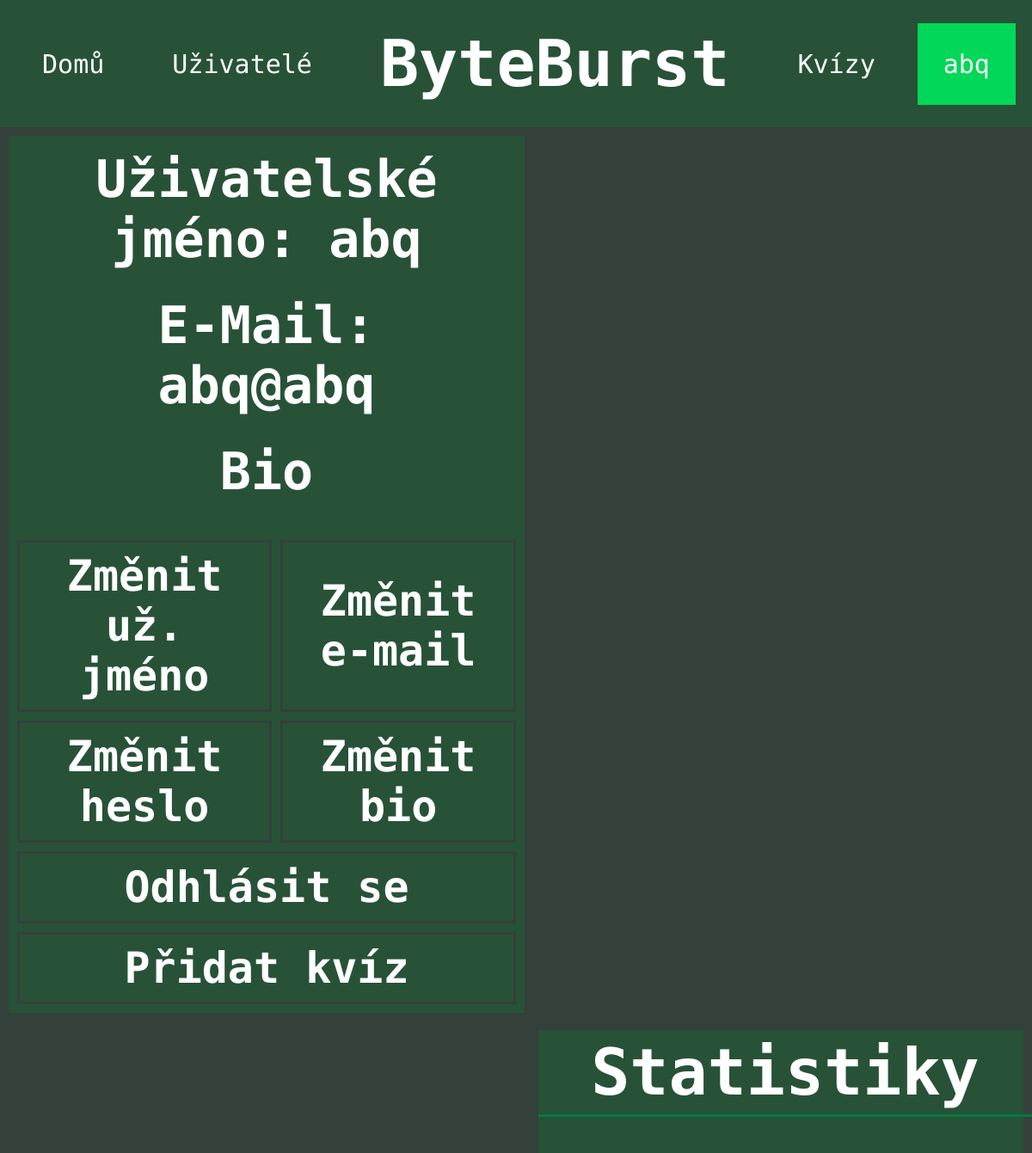
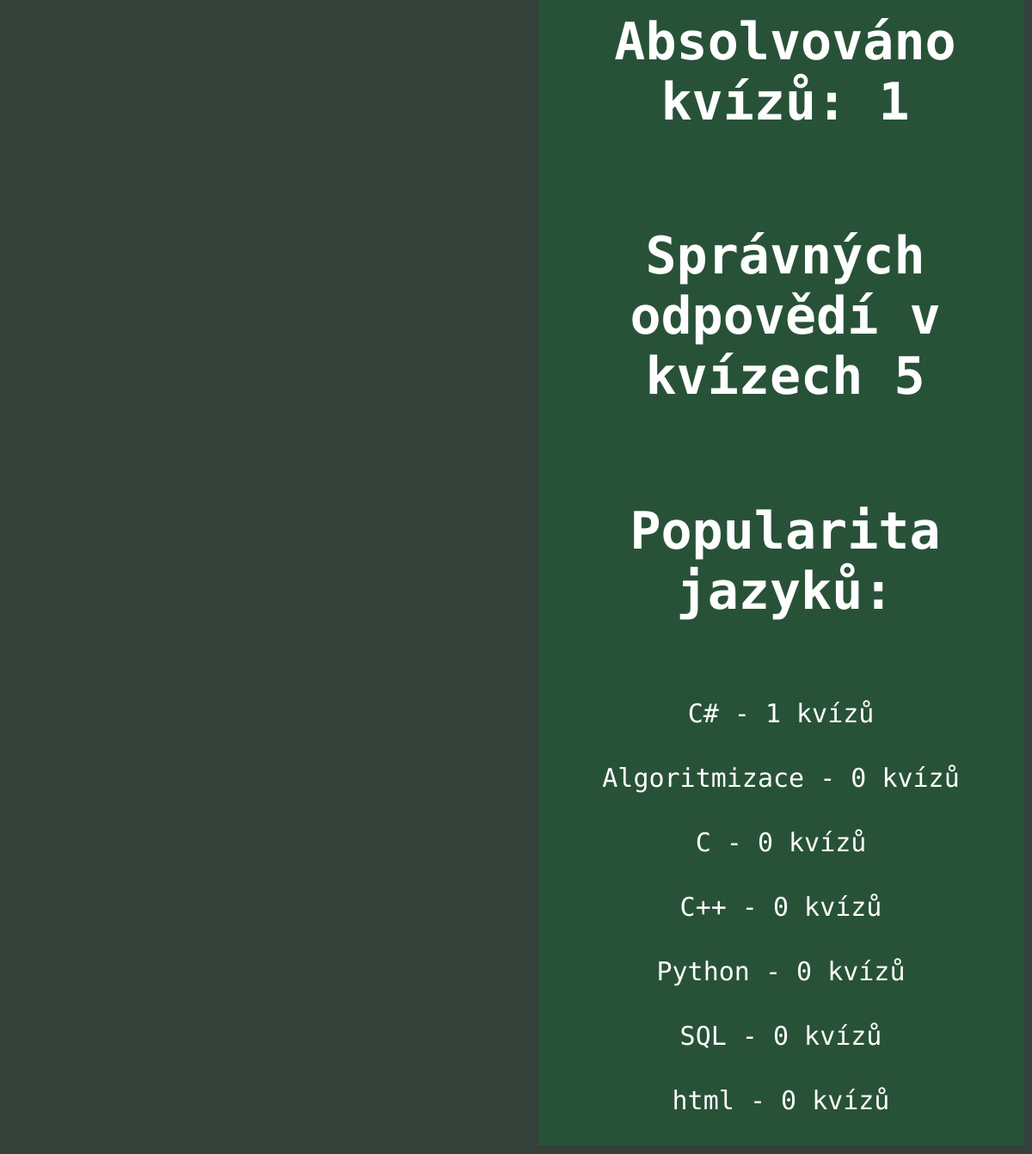
Screenshot of /profile (signed in) with the database file from the repository (2 pictures, top to bottom).
### tables this page shows
CREATE TABLE "user" (
	"id"	INTEGER,
	"username"	TEXT UNIQUE,
	"email"	TEXT UNIQUE,
	"password"	TEXT,
	"bio"	TEXT,
	"quiz_correct"	INTEGER DEFAULT 0,
	"quiz_absolved"	INTEGER DEFAULT 0,
	PRIMARY KEY("id" AUTOINCREMENT)
);

CREATE TABLE "category" (
	"id"	INTEGER,
	"name"	TEXT,
	PRIMARY KEY("id" AUTOINCREMENT)
);

### app.py (the view)
@app.route("/profile", methods=["POST","GET"])
def profile():
    if request.method=="POST":
        cur, con = db_connect()
        username=request.form["name"]
        email=request.form["email"]
        password = b'' + request.form["password"].encode('utf-8')
        hashed_password=bcrypt.hashpw(password, salt)
        bio=request.form["bio"]
        email_duplicate=cur.execute("SELECT email FROM user WHERE email=?",(email,))
        email_duplicate=email_duplicate.fetchall()
        username_duplicate=cur.execute("SELECT username FROM user WHERE username=?",(username,))
        username_duplicate=username_duplicate.fetchall()
        con.commit()
        if username_duplicate and email_duplicate:
            flash("Zadaný E-Mail a uživatelské jméno jsou obsazené!")
            con.close()
            return redirect(url_for("profile"))
        elif email_duplicate:
            flash("Zadaný E-Mail je již obsazený!")
            con.close()
            return redirect(url_for("profile"))
        elif username_duplicate:
            flash("Zadané uživatelské jméno je obsazené!")
            con.close()
            return redirect(url_for("profile"))
        else:
            cur.execute("INSERT INTO user (username, email, password,bio) VALUES (?,?,?,?)",(username,email,hashed_password,bio))
            cur.execute("SELECT id FROM user where username=?",(username,))
            id=cur.fetchone()
            session["id"]=id[0]
            cur.execute("SELECT id FROM category ORDER BY id DESC")
            category_id_max=cur.fetchone()[0]
            for i in range(1,category_id_max+1):
                cur.execute("INSERT INTO language_popularity(user_id, category_id, value) VALUES (?, ?,?)",(session["id"],i,0,))
            session["bio"]=bio
            session["username"]=username
            session["email"]=email
            con.commit()
            con.close()
            return redirect(url_for("index"))
    elif "username" in session:
        cur, con = db_connect()
        cur.execute("SELECT quiz_correct, quiz_absolved FROM user WHERE username=?",(session["username"],))
        quiz_correct, quiz_absolved=cur.fetchone()
        cur.execute("SELECT * FROM language_popularity WHERE user_id=?",(session["id"],))
        language_popularity_temporary=cur.fetchall()
        cur.execute("SELECT name FROM category")
        categories=cur.fetchall()
        language_popularity={}
        for i in range (0, len(categories)):
            language_popularity[categories[i]]=language_popularity_temporary[i][3]
        language_popularity=sorted(language_popularity.items(), key=lambda x: x[1], reverse=True)
        return render_template("pages/profil.html", active=4, username=session["username"], email=session["email"], bio=session["bio"], quiz_correct=quiz_correct, quiz_absolved=quiz_absolved, language_popularity=language_popularity)
    else:
        return render_template("profile_forms/register.html", active=4)

### app.py (called while the page is built)
def db_connect():
    con = sqlite3.connect("database.db") #připojení do databáze uložené v adresáři jako database.db
    cur = con.cursor() #vytvoření cursor pro interakci s databází
    return cur, con

### templates/pages/profil.html (shortened to what this page needs)
{% extends "layout/header.html" %}
{% block content %}
<div class="profile-left-section">
    <h2>Uživatelské jméno: {{ username }}</h2><br>
    <h2>E-Mail: {{ email }}</h2><br>
    <h2>Bio</h2><br>
    {% if username==session["username"] %}
    <table class="profile-links">
    <tr>
        <td><a href="{{ url_for('change_username')}}">Změnit už. jméno</a></td>
        <td><a href="{{ url_for('change_email')}}">Změnit e-mail</a></td>
    </tr>
    <tr>
        <td><a href="{{ url_for('change_password')}}">Změnit heslo</a></td>
        <td><a href="{{ url_for('change_bio')}}">Změnit bio</a></td>
    </tr>
    <tr>
        <td colspan="2"><a href="{{ url_for('logout') }}">Odhlásit se</a></td>
    </tr>
    <tr>
        <td colspan="2"><a href="{{ url_for('add_quiz') }}">Přidat kvíz</a></td>
    </tr>
    </table>
    {% endif %}
</div>
<div class="profile-right-section">
    <h1>Statistiky</h1>
    <h2>Absolvováno kvízů: {{ quiz_absolved }}</h2>
    <h2>Správných odpovědí v kvízech {{ quiz_correct }}</h2>
    <h2 style="text-align: center;">Popularita jazyků:</h2>
    {% for element in language_popularity %}
        <p>{{ element[0][0] }} - {{ element[1] }} kvízů</p>
    {% endfor %}
</div>
{% endblock %}

### templates/layout/header.html (shortened to what this page needs)
<!DOCTYPE html>
<html lang="en">
<head>
    <link rel="stylesheet" href="../static/css/style.css">
</head>
<body>
<header>
    <ul>
            {% if active==1 %}
            <li><a class="active" href="{{url_for('index')}}">Domů</a></li>
            {% else %}
            <li><a href="{{url_for('index')}}">Domů</a></li>
            {% endif %}
            {% if active==2 %}
            <li><a class="active" href="{{url_for('users')}}">Uživatelé</a></li>
            {% else %}
            <li><a href="{{url_for('users')}}">Uživatelé</a></li>
            {% endif %}
            <li style="margin: 30px;"><h1>ByteBurst</h1></li>
            {% if active==3 %}
            <li><a class="active" href="{{url_for('kvizy')}}">Kvízy</a></li>
            {% else %}
            <li><a href="{{url_for('kvizy')}}">Kvízy</a></li>
            {% endif %}
            {% if active==4 and not session["username"] %}
            <li><a class="active" href="{{url_for('profile')}}">Registrovat</a></li>
            {% elif not session["username"] %}
            <li><a href="{{url_for('profile')}}">Registrovat</a></li>
            {% elif active!=4 %}
            <li><a href="{{url_for('profile')}}">{{ session["username"] }}</a></li>
            {% else %}
            <li class="active" style="float:right"><a href="{{url_for('profile')}}">{{ session["username"] }}</a></li>
            {% endif %}
      </ul>
</header>
    {% block content %}{% endblock %}
</body>
</html>

### static/css/style.css (style rules this page uses)
* { font-family: "Ubuntu Mono", monospace; color: white; }
:root { --background-green:#285238; --hover-green:#007C41; --active-green:#01D758; --page-background: #34403A; }
body { margin: 0; padding: 0; background-color: #34403A; }
header ul { list-style-type: none; margin: 0; padding: 0; overflow: hidden; background-color: var(--background-green); display: flex; justify-content: space-evenly; align-items: center; }
header li a, button { display: block; text-align: center; padding: 30px 30px; margin: 0; text-decoration: none; font-size:30px; transition: 0.3s; background-color: none; }
header .active { background-color: var(--active-green); color:var(--background-green); }
h1 { font-size: 75px; display: inline-block; text-align: center; margin: auto; position: relative; }
h2 { font-size: 60px; display: inline-block; }
.profile-left-section { width: 50%; float: left; text-align: center; margin: 10px; background-color: var(--background-green); }
.profile-left-section h2 { margin: 10px; max-width: 90%; }
.profile-right-section { width: 47%; float: right; margin: 10px; background-color: var(--background-green); min-height: 500px; }
.profile-right-section h1,h2 { width: 100%; padding: 5px; text-align: center; }
.profile-right-section h1 { border-bottom: solid var(--hover-green); }
.profile-right-section p { font-size: 30px; padding: 5px; text-align: center; }
.profile-links { margin: auto; border-spacing: 10px; }
.profile-links a { text-decoration: none; font-weight: bold; font-size:50px; }
.profile-links tr, td { text-align: center; padding: 10px; }
.profile-links td { min-width: 200px; border: solid var(--page-background); transition: 0.3s; }

### rows the page displays
user: username "abq", email "abq@abq"
category: name "C#", element "1"
category: name "Algoritmizace", element "0"
category: name "C", element "0"
category: name "C++", element "0"
category: name "Python", element "0"
category: name "SQL", element "0"
category: name "html", element "0"

### other values shown
{{ quiz_absolved }} "1"
{{ quiz_correct }} "5"
